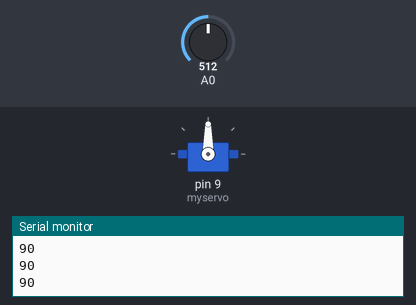
Bench run of a sketch on a simulated Arduino Uno, built with avr-gcc and run on an emulated ATmega328P. Parts: servo, the last lines printed to the serial monitor. The inputs (shaded band) are chosen by the test bench; at power-on: A0 = 512.

Above: at 1.2 s.
1.3 s: A0 set to 716
At 2.0 s:
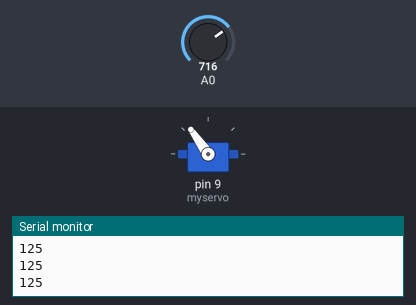
2.8 s: A0 set to 900
At 3.7 s:
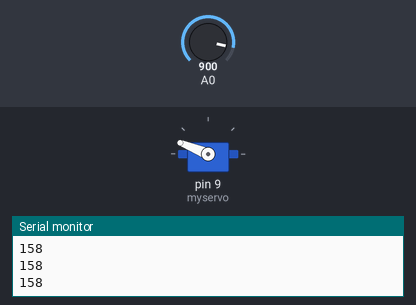
4.4 s: A0 set to 1023
At 5.4 s:
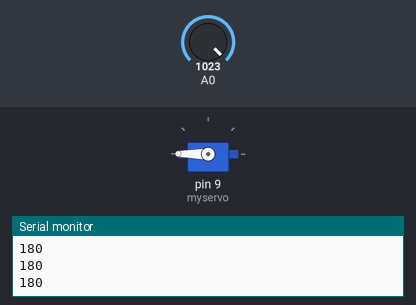
6.1 s: A0 set to 306
At 7.1 s:
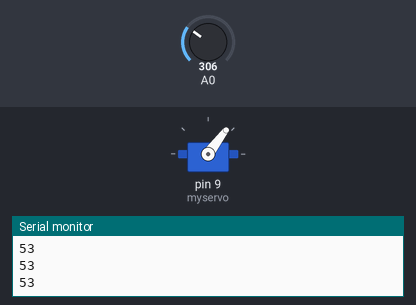
7.7 s: A0 set to 122
At 8.7 s:
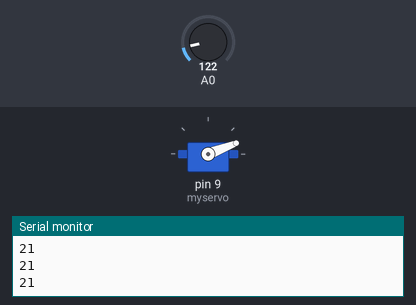
9.3 s: A0 set to 0
At 10.4 s:
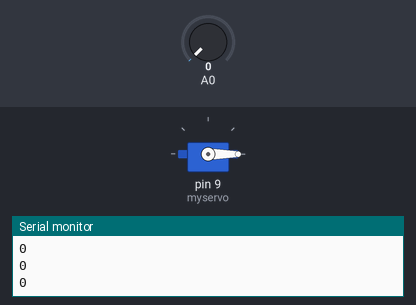
Timing chart, 0 to 11.9 s (numbered marks = the images above; inputs shaded):
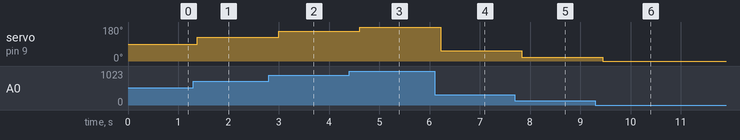

The sketch:

7-ServoPot.ino
```cpp
/*
This code allow controlling the movement of a servo motor
by varying the position of a potentiometer connected to pin A0
*/
#include <Servo.h>
Servo myservo;
int pos = 0;
void setup()
{
  myservo.attach(9);
  pinMode(A0, INPUT);
  Serial.begin(9600);
}
void loop()
{
  pos = map(analogRead(A0), 0, 1023, 0, 180);
  Serial.println(pos);
  myservo.write(pos);
  delay(230);
}
```

Measured:
- after the input at 1.3 s, servo on pin 9 (myservo): 90° → 125° after 0.08 s
- after the input at 2.8 s, servo on pin 9 (myservo): 125° → 158° after 0.20 s
- after the input at 4.4 s, servo on pin 9 (myservo): 158° → 180° after 0.21 s
- after the input at 6.1 s, servo on pin 9 (myservo): 180° → 53° after 0.12 s
- after the input at 7.7 s, servo on pin 9 (myservo): 53° → 21° after 0.13 s
- after the input at 9.3 s, servo on pin 9 (myservo): 21° → 0° after 0.15 s
